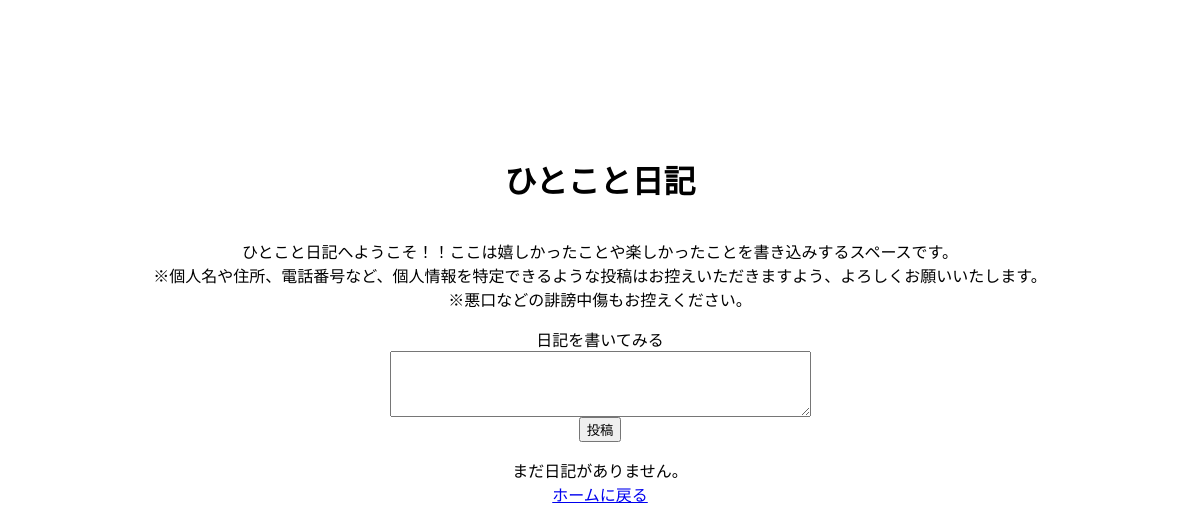
Before: /Unityapp/diary/ with the older database file.
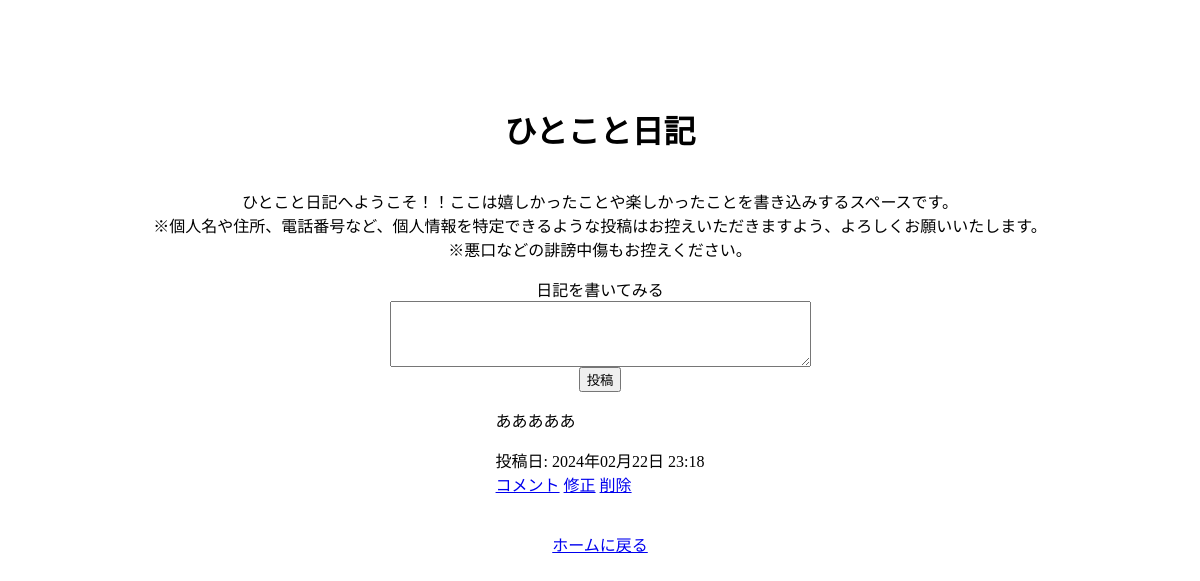
After: the same page with the newer database file.
### Unityapp/models.py (models this page shows, shortened)
class DiaryEntry(models.Model):
    user = models.ForeignKey(User, on_delete=models.CASCADE, null=True)
    content = models.TextField()
    created_at = models.DateTimeField(auto_now_add=True)

### Unityapp/views.py (the view, shortened to what this page needs)
# urls.py: path('diary/', DiaryView.as_view(), name='diary'),
class DiaryView(View):
    def get(self, request):
        entries = DiaryEntry.objects.all()
        return render(request, 'diary.html', {'entries': entries, 'form': DiaryEntryForm()})

### Unityapp/forms.py
class DiaryEntryForm(forms.ModelForm):
    class Meta:
        model = DiaryEntry
        fields = ['content']

### Unityapp/templates/diary.html (shortened to what this page needs)
<!DOCTYPE html>
<html lang="ja">
<head>
</head>
<body>
    <h1>ひとこと日記</h1>
    <p>ひとこと日記へようこそ！！ここは嬉しかったことや楽しかったことを書き込みするスペースです。</p>
    <p1>※個人名や住所、電話番号など、個人情報を特定できるような投稿はお控えいただきますよう、よろしくお願いいたします。</p1>
    <p2>※悪口などの誹謗中傷もお控えください。</p2>
    <form method="post" action="{% url 'diary' %}">
    <p>日記を書いてみる</p>
    <textarea name="content" rows="4" cols="50"></textarea>
    <button type="submit">投稿</button>
    </form>
 {% if entries %}
    <ul>
        {% for entry in entries %}
            <li>
                {{ entry.content }}
                <p>投稿日: {{ entry.created_at|date:'Y年m月d日 H:i' }}</p>
                <a href="{% url 'diary_detail' entry.id %}">コメント</a>
                <a href="{% url 'edit_diary' entry.id %}">修正</a>
                <a href="{% url 'delete_diary_confirm' entry.id %}">削除</a>
            </li>
        {% endfor %}
    </ul>
{% else %}
    <p>まだ日記がありません。</p>
{% endif %}
    <a href="{% url 'home_home' %}">ホームに戻る</a>
</body>
</html>

Changed rows visible on the page:
added DiaryEntry: content "あああああ", created_at "2024年02月22日 23:18"
Other visible differences:
text no longer shown: "まだ日記がありません。"
